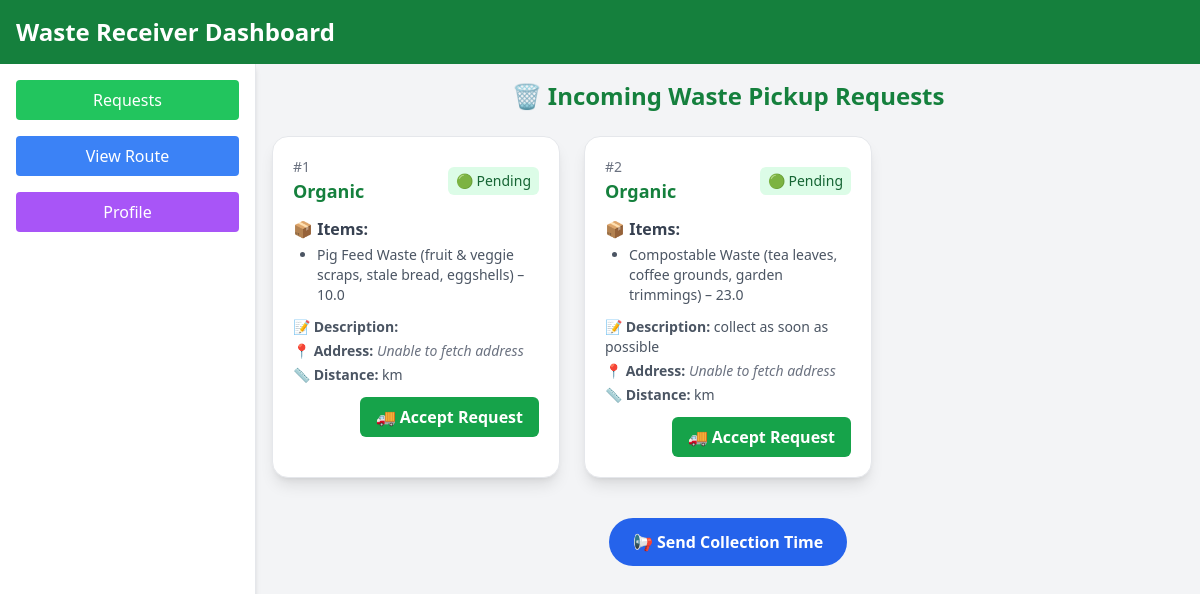
Screenshot of /organization/requests/ (signed in) with the database file from the repository.
### Household/models.py (models this page shows, shortened)
class WasteReport(models.Model):
    WASTE_TYPE_CHOICES=[
        ('organic','Organic'),
        ('nonorganic','Non-Organic'),
        ('ewaste','E-Easte')
    ]
    STATUS_CHOICES=[
        ('pending','Pending'),
        ('completed','Completed'),
        ('cancelled','Cancelled')
    ]
    user = models.ForeignKey(settings.AUTH_USER_MODEL, on_delete=models.CASCADE)
    waste_type = models.CharField(max_length=20, choices=WASTE_TYPE_CHOICES)
    items = models.JSONField()
    description = models.TextField(blank=True)
    location = models.CharField(max_length=100)
    status = models.CharField(max_length=20, choices=STATUS_CHOICES, default='pending')
    report_time = models.DateTimeField(default=timezone.now)
    points = models.IntegerField(default=0)
    collected_by = models.CharField(blank=True, default=None,max_length=50)
    collected_at = models.DateTimeField(null=True, blank=True, default=None)

### Organization/views.py (the view)
# urls.py: path('requests/', views.requests_view, name='requests'),
@role_required(allowed_roles=['organization'])
@role_required(allowed_roles=['organization'])
def requests_view(request):
    user_type = request.user.organization.waste_type
    if user_type == 'Degradable':
        reports = WasteReport.objects.filter(status='pending', waste_type='organic')
    elif user_type == 'Non-degradable':
        reports = WasteReport.objects.filter(status='pending', waste_type='nonorganic')
    elif user_type == 'E-waste':
        reports = WasteReport.objects.filter(status='pending', waste_type='ewaste')
    else:
        reports = WasteReport.objects.none()
    for report in reports:
        try:
            lat, lng = map(str.strip, report.location.split(','))
            report.lat = lat
            report.lng = lng
        except Exception:
            report.lat = ''
            report.lng = ''
    context = {'reports': reports}
    return render(request, 'requests.html', context)

### Organization/templates/requests.html (shortened to what this page needs)
{% extends 'reciever_base.html' %}
{% block content %}
<h2 class="text-2xl font-bold mb-6 text-center text-green-700">🗑️ Incoming Waste Pickup Requests</h2>
<div class="grid gap-6 sm:grid-cols-1 md:grid-cols-2 lg:grid-cols-3">
  {% for report in reports %}
  <div class="bg-white rounded-2xl shadow-lg p-5 border border-gray-200 relative hover:shadow-xl transition"
       data-lat="{{ report.lat }}" data-lng="{{ report.lng }}">
    <div class="flex justify-between items-center mb-3">
      <div>
        <p class="text-sm text-gray-500">#{{ report.id }}</p>
        <h3 class="text-lg font-semibold text-green-700">{{ report.get_waste_type_display }}</h3>
      </div>
      <div class="text-sm px-2 py-1 bg-green-100 text-green-800 rounded-md">🟢 Pending</div>
    </div>
    <div class="mb-3">
      <p class="font-semibold text-gray-700 mb-1">📦 Items:</p>
      <ul class="list-disc ml-6 text-sm text-gray-600">
        {% for item in report.items %}
        <li>{{ item.item }} – {{ item.quantity }}</li>
        {% endfor %}
      </ul>
    </div>
    <p class="text-sm text-gray-600 mb-1"><strong>📝 Description:</strong> {{ report.description }}</p>
    <p class="text-sm text-gray-600 mb-1"><strong>📍 Address:</strong> <span class="human-readable-address italic text-gray-500">Loading...</span></p>
    <p class="text-sm text-gray-600 mb-3"><strong>📏 Distance:</strong> {{ report.distance }} km</p>
    <div class="flex justify-end">
      <a
        href="{% url 'accept_request' report.id %}"
        class="accept-btn bg-green-600 hover:bg-green-700 text-white font-semibold px-4 py-2 rounded-md transition"
      >
        🚚 Accept Request
      </a>
    </div>
  </div>
  {% endfor %}
</div>
<div class="mt-10 text-center">
  <button
    class="bg-blue-600 hover:bg-blue-700 text-white font-bold py-3 px-6 rounded-full transition"
    onclick="sendNotification()"
  >
    📢 Send Collection Time
  </button>
</div>
{% endblock content %}

### Organization/templates/reciever_base.html (shortened to what this page needs)
<!DOCTYPE html>
<html lang="en">
<head>
  <script src="https://cdn.tailwindcss.com"></script>
  <link rel="stylesheet" href="https://unpkg.com/leaflet/dist/leaflet.css" />
  <link rel="stylesheet" href="https://unpkg.com/leaflet-routing-machine@latest/dist/leaflet-routing-machine.css" />
</head>
<body class="bg-gray-100 min-h-screen">
  <header class="bg-green-700 text-white p-4 flex justify-between items-center">
    <h1 class="text-xl md:text-2xl font-bold">Waste Receiver Dashboard</h1>
  </header>
  <div class="flex flex-col md:flex-row min-h-screen">
    <aside id="sidebar"
      class="hidden md:block w-full md:w-64 bg-white border-r shadow-md p-4 space-y-4 transition duration-300 ease-in-out z-50 absolute md:relative md:translate-x-0">
      <a href="{% url 'requests' %}"
        class="block text-center bg-green-500 text-white py-2 px-4 rounded hover:bg-green-600 mb-2">Requests</a>
      <a href="{% url 'route' %}"
        class="block text-center bg-blue-500 text-white py-2 px-4 rounded hover:bg-blue-600 mb-2">View Route</a>
      <a href="{% url 'receiver_profile' %}"
        class="block text-center bg-purple-500 text-white py-2 px-4 rounded hover:bg-purple-600">Profile</a>
    </aside>
    <main class="flex-1 p-4 mt-4 md:mt-0">
      {% block content %}{% endblock %}
    </main>
  </div>
</body>
</html>

### rows the page displays
WasteReport: id "1", waste_type "Organic", item "Pig Feed Waste (fruit & veggie scraps, stale bread, eggshells)", quantity "10.0"
WasteReport: id "2", waste_type "Organic", item "Compostable Waste (tea leaves, coffee grounds, garden trimmings)", quantity "23.0", description "collect as soon as possible"
